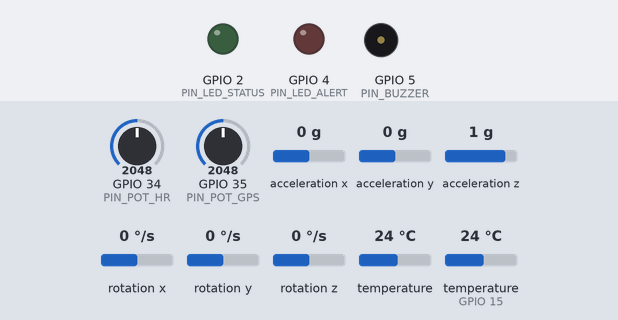
Recording of a sketch running on a simulated ESP32. Shown: output pins drawn as LEDs (lit = HIGH), buzzer (waves = sounding, pin HIGH). The inputs (shaded band) are chosen by the test bench; at power-on: temperature (sensor on GPIO 15) 24 °C, GPIO 35 (PIN_POT_GPS) = 2048, GPIO 34 (PIN_POT_HR) = 2048, acceleration x 0 g, acceleration y 0 g, acceleration z 1 g, rotation x 0 °/s, rotation y 0 °/s, rotation z 0 °/s, temperature 24 °C (analog values on the 0–4095 scale). WiFi joins after 1.5 s; servers stay silent unless stated; no MQTT or app messages arrive unless stated; what the sketch prints to the serial monitor is not drawn.

Above: at 2.7 s.
2.8 s: temperature (sensor on GPIO 15) set to 39.2 °C
11.1 s: temperature (sensor on GPIO 15) set to 40.3 °C
At 13.6 s:
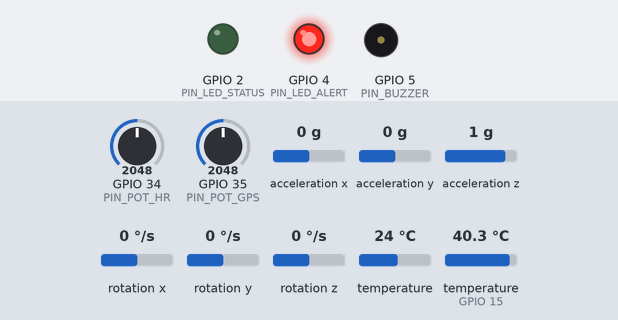
19.4 s: GPIO 35 (PIN_POT_GPS) set to 2948
23.7 s: GPIO 35 (PIN_POT_GPS) set to 3029
At 25.3 s:
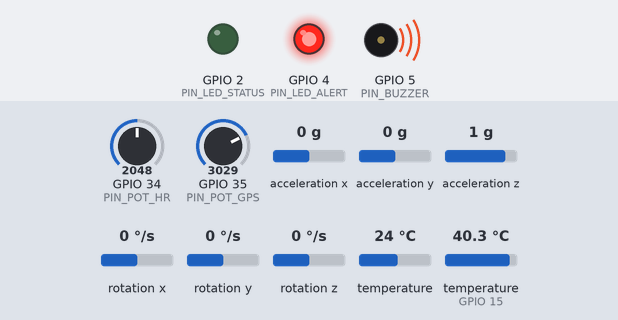
Timing chart, 0 to 44.4 s (numbered marks = the images above; inputs shaded):
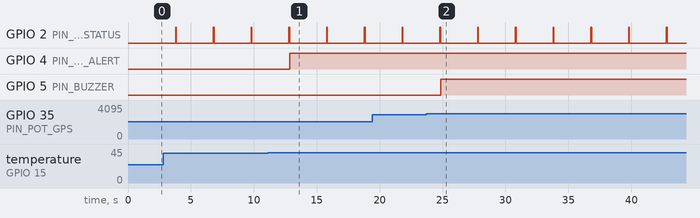

Measured:
- the behaviour switches between 39.5 and 39.6 °C on temperature (sensor on GPIO 15) (found by bisection; images 0 and 1)
- the behaviour switches between 2999 and 3000 on GPIO 35 (PIN_POT_GPS) (found by bisection; images 1 and 2)
- after the input at 11.1 s, GPIO 4 (PIN_LED_ALERT): LOW → HIGH after 1.7 s
- after the input at 23.7 s, GPIO 5 (PIN_BUZZER): LOW → HIGH after 1.1 s
- by itself, GPIO 2 (PIN_LED_STATUS): alternates HIGH for 0.06 s and LOW for 2.9 s

The sketch:

sketch.ino
```cpp
/**
 * PFUMA CN-01 Collar Node — Wokwi ESP32 Simulation
 * PFUMA Livestock Monitoring System
 *
 * This is a SOFTWARE INTEGRATION TEST RIG, not the real hardware firmware.
 * It exists to let you test the full app<->hardware pipeline (pairing, real
 * telemetry storage, the "Live Physical Device" dashboard badge) TODAY,
 * without waiting for physical parts to arrive. It runs in the browser at
 * wokwi.com — no soldering, no purchase required.
 *
 * Reads the collar sensors, builds JSON telemetry, and PUBLISHES it over
 * MQTT (the simulation stand-in for the real 433MHz LoRa uplink — Wokwi has
 * no built-in SX1278/LoRa part, so this substitutes public MQTT over the
 * WiFi Wokwi gives every simulated ESP32). The BS-01 base station sketch
 * (in ../pfuma) subscribes to the same topic and receives it.
 *
 * The REAL physical firmware (SF7 LoRa, compact binary packet, no MQTT) is
 * in hardware/collar_node/firmware/collar_node.ino — see that file and
 * hardware/HARDWARE_DESIGN.md for what actually ships on real hardware.
 *
 *   Sensors in this sim:
 *     DS18B20     -> body temperature        (real Wokwi part)
 *     MPU-6050    -> movement / activity      (real Wokwi part)
 *     POT #1 (HR) -> heart rate 50..180 bpm   (stands in for MAX30102)
 *     POT #2 (GPS)-> geofence / zone drift     (stands in for NEO-6M)
 *
 * Board:     ESP32 Dev Module
 * Libraries: PubSubClient, ArduinoJson, Adafruit MPU6050,
 *            Adafruit Unified Sensor, OneWire, DallasTemperature
 */

#include <WiFi.h>
#include <PubSubClient.h>
#include <ArduinoJson.h>
#include <Wire.h>
#include <OneWire.h>
#include <DallasTemperature.h>
#include <Adafruit_MPU6050.h>
#include <Adafruit_Sensor.h>
#include <math.h>

// ── Network (MUST match the BS-01 sketch) ───────────────────────────────
const char* WIFI_SSID  = "Wokwi-GUEST";
const char* WIFI_PASS  = "";
const char* MQTT_HOST  = "broker.hivemq.com";
const int   MQTT_PORT  = 1883;
// This is a PUBLIC broker shared with every other Wokwi user on the internet
// — the topic string below is effectively your "room name" on it. It's
// already fairly unique (team + project), but if you ever see telemetry
// you didn't send, make it more unique (e.g. add today's date or your
// initials) and update the SAME string in the BS-01 sketch.
const char* MQTT_TOPIC = "pfuma/ramambo/griwd/telemetry-v2";   // <-- same as BS-01

// ── Collar identity ─────────────────────────────────────────────────────
// This is the device serial you'll pair in the app's IoT tab ("Paired
// Devices" panel), same as a real collar — max 8 characters to mirror the
// real firmware's convention (see IOT_HARDWARE_GUIDE.md).
#define COLLAR_ID    "CN001SIM"
#define ANIMAL_NAME  "Bessie"   // for your own reference only — not sent to the app; pairing links the collar to an animal in-app

// ── Pins ────────────────────────────────────────────────────────────────
#define PIN_DS18B20     15
#define PIN_POT_HR      34   // ADC1 (input only) — heart rate
#define PIN_POT_GPS     35   // ADC1 (input only) — geofence drift
#define PIN_LED_STATUS   2   // Green — TX heartbeat
#define PIN_LED_ALERT    4   // Red   — fever / theft
#define PIN_BUZZER       5   // Theft buzzer

OneWire            oneWire(PIN_DS18B20);
DallasTemperature  tempSensor(&oneWire);
Adafruit_MPU6050   mpu;
WiFiClient         net;
PubSubClient       mqtt(net);

bool          mpuOK = false;
unsigned long lastSend = 0, pkt = 0;

// ════════════════════════════════════════════════════════════════════════
void setup() {
  Serial.begin(115200);
  Serial.println(F("\n=== PFUMA Collar CN-01 (Wokwi) ==="));

  pinMode(PIN_LED_STATUS, OUTPUT);
  pinMode(PIN_LED_ALERT, OUTPUT);
  pinMode(PIN_BUZZER, OUTPUT);
  analogReadResolution(12);            // 0..4095

  tempSensor.begin();
  Wire.begin(21, 22);
  mpuOK = mpu.begin();
  if (mpuOK) mpu.setAccelerometerRange(MPU6050_RANGE_8_G);
  else       Serial.println(F("[MPU] not found — activity will read 'Resting'"));

  connectWiFi();
  mqtt.setServer(MQTT_HOST, MQTT_PORT);
  Serial.println(F("[BOOT] Collar ready — transmitting every 3 s."));
}

void loop() {
  if (WiFi.status() != WL_CONNECTED) connectWiFi();
  if (!mqtt.connected()) reconnectMQTT();
  mqtt.loop();

  if (millis() - lastSend > 3000) {
    lastSend = millis();
    sendTelemetry();
  }
}

// ── Read sensors, build JSON, publish ───────────────────────────────────
void sendTelemetry() {
  // Temperature (drag the DS18B20 slider in Wokwi to change it)
  tempSensor.requestTemperatures();
  float temp = tempSensor.getTempCByIndex(0);
  if (temp < -100) temp = 38.5;                 // guard if sensor not ready

  // Heart rate from POT #1
  int hr = map(analogRead(PIN_POT_HR), 0, 4095, 50, 180);

  // Geofence from POT #2 — turn CW (toward max) to leave the safe zone
  int  zoneRaw = analogRead(PIN_POT_GPS);
  bool inZone  = zoneRaw < 3000;

  // Activity from the accelerometer
  float amag = 9.8;
  if (mpuOK) {
    sensors_event_t a, g, t;
    mpu.getEvent(&a, &g, &t);
    amag = sqrt(a.acceleration.x * a.acceleration.x +
                a.acceleration.y * a.acceleration.y +
                a.acceleration.z * a.acceleration.z);
  }
  float dev = fabs(amag - 9.8);
  const char* activity = (dev > 6) ? "Running" : (dev > 2) ? "Grazing" : "Resting";

  bool fever = temp > 39.5;
  bool theft = !inZone;
  int  batt  = 100 - (int)((pkt / 2) % 40);     // gentle drain for realism

  StaticJsonDocument<384> doc;
  doc["id"]       = COLLAR_ID;
  doc["animal"]   = ANIMAL_NAME;
  doc["temp"]     = round(temp * 10) / 10.0;
  doc["hr"]       = hr;
  doc["activity"] = activity;
  doc["inZone"]   = inZone;
  doc["batt"]     = batt;
  doc["fever"]    = fever;
  doc["theft"]    = theft;
  doc["pkt"]      = ++pkt;

  char buf[384];
  size_t n = serializeJson(doc, buf);
  bool ok = mqtt.publish(MQTT_TOPIC, buf, n);

  Serial.printf("[TX %s] %s\n", ok ? "OK" : "FAIL", buf);

  // Status LED heartbeat
  digitalWrite(PIN_LED_STATUS, HIGH); delay(60); digitalWrite(PIN_LED_STATUS, LOW);
  // Local alert outputs
  digitalWrite(PIN_LED_ALERT, (fever || theft) ? HIGH : LOW);
  digitalWrite(PIN_BUZZER, theft ? HIGH : LOW);
}

// ── Helpers ─────────────────────────────────────────────────────────────
void connectWiFi() {
  Serial.printf("[WiFi] connecting to %s", WIFI_SSID);
  WiFi.begin(WIFI_SSID, WIFI_PASS);
  int n = 0;
  while (WiFi.status() != WL_CONNECTED && n < 40) { delay(250); Serial.print('.'); n++; }
  Serial.println(WiFi.status() == WL_CONNECTED ? F(" connected") : F(" failed"));
}

void reconnectMQTT() {
  while (!mqtt.connected()) {
    String cid = "pfuma-cn01-" + String((uint32_t)ESP.getEfuseMac(), HEX);
    Serial.print(F("[MQTT] connecting... "));
    if (mqtt.connect(cid.c_str())) Serial.println(F("ok"));
    else { Serial.printf("rc=%d, retry in 1.5s\n", mqtt.state()); delay(1500); }
  }
}
```
